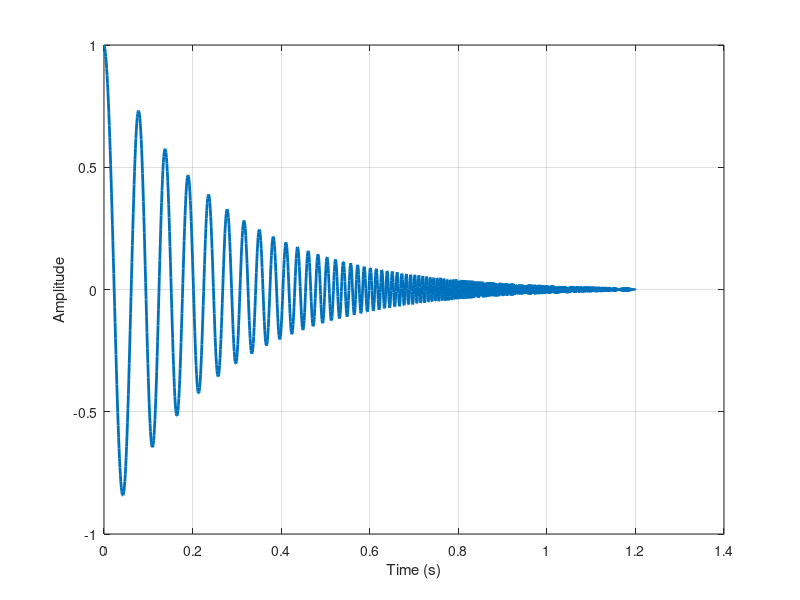

Source code (MATLAB): (Note: this script raises an error after producing the figure.)
close all

% Parameters
fs = 1000;      % Sampling frequency (Hz)
T = 1.2;         % Duration of signal (seconds)
t = 0:1/fs:T-1/fs;    % Time vector

% Chirp parameters
f0 = 10;        % Initial frequency (Hz) 50, 60, -90, 100 | 10, 40, -70, 120
a1 = 40;        % Quadratic coefficient
a2 = -70;         % Cubic coefficient
a3 = 105;         % 4th-order coefficient

% 4th-order phase
phase = 2 * pi * (f0 * t + a1 * t.^2 + a2 * t.^3 + a3 * t.^4);
finst = (f0 + 2 * a1 * t  + 3 * a2 * t.^2 + 4 * a3 * t.^3);

amp = exp(-4 *t);
% Generate the chirp signal
x = amp .* cos(phase);

% Plot the signal
hfig = figure;
plot(t, x, 'LineWidth', 2.0); hold on;
% plot(t, fs/2, '-.');
% title('Chirp');
xlabel('Time (s)');
ylabel('Amplitude');
grid on; 
fname = 'myfigure';
makeNiceFigure(hfig, fname)

hfig = figure;
plot(t, finst, 'LineWidth', 2.0); hold on;
% plot(t, fs/2, '-.');
title('Instantaneous Frequency');
xlabel('Time (s)');
ylabel('IF (Hz)');
grid on; 
makeNiceFigure(hfig, fname);
% 
% hfig = figure;  % save the figure handle in a variable
% t = 0:0.02:10; x = t.*sin(2*pi*t)+ 2*rand(1,length(t)); % data
% plot(t,x,'k-','LineWidth',1.5,'DisplayName','$\Omega(t)$');
% xlabel('time $t$ (s)')
% ylabel('$\Omega$ (V)')


makeNiceFigure(hfig, fname)

%% Make nice figure

function [] = makeNiceFigure(hfig, fname)

picturewidth = 22; % set this parameter and keep it forever
hw_ratio = 0.65; % feel free to play with this ratio
set(findall(hfig,'-property','FontSize'),'FontSize',26) % adjust fontsize to your document

set(findall(hfig,'-property','Box'),'Box','off') % optional
set(findall(hfig,'-property','Interpreter'),'Interpreter','latex') 
set(findall(hfig,'-property','TickLabelInterpreter'),'TickLabelInterpreter','latex')
set(hfig,'Units','centimeters','Position',[3 3 picturewidth hw_ratio*picturewidth])
pos = get(hfig,'Position');
set(hfig,'PaperPositionMode','Auto','PaperUnits','centimeters','PaperSize',[pos(3), pos(4)])
%print(hfig,fname,'-dpdf','-painters','-fillpage')
print(hfig, fname,'-dpng','-painters')

end
